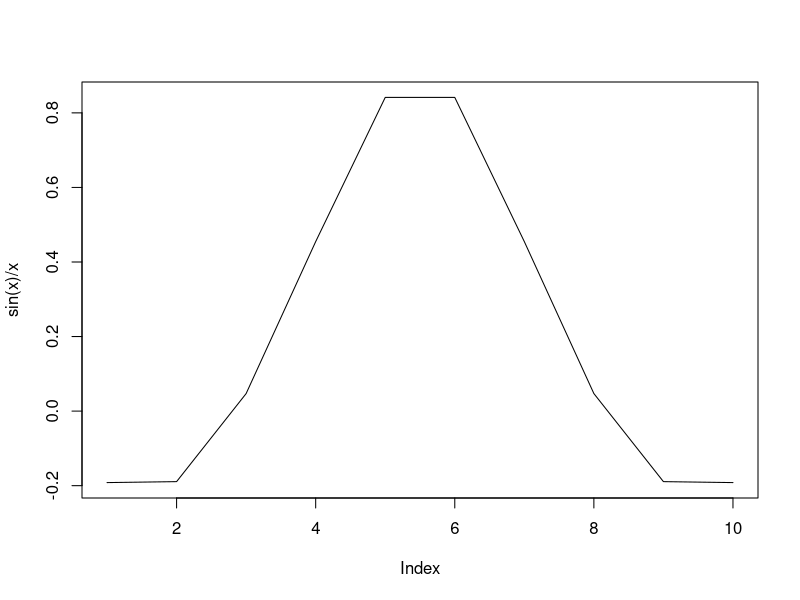
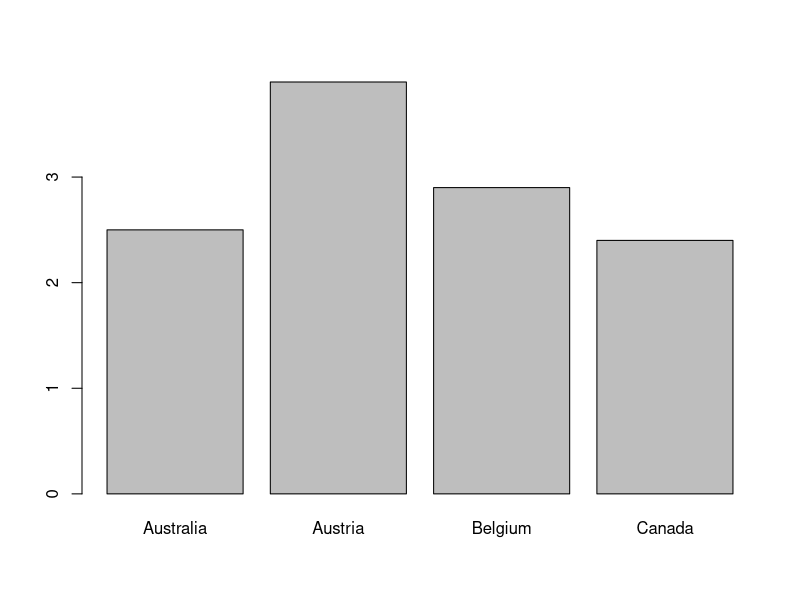

Write the R code that produced these figures, in order.
##PARTE A: Expressões Aritméticas e Lógicas, Funções no R, Vetores, Gráficos com Vetores

#A.1
sqrt(100000 - 3 * 4.5^4)
sqrt(100-5^3)

#A.2
x<-3
y<-2
z<--5
f <- x^3 - 2*x*(y^2) + 3*z + z^2
print(f)

#A.3
x<- c(F,F,T,T)
y<- c(F,T,F,T)
print(x|y)

x<-TRUE
y<-FALSE
print((x & y) | (! (x & y )))

#A.4
x<-T
y<-F
z<-7
w<-1.5
e <- (x & y) | (sqrt(z/2) <= w)
print(e)

#A.5
x<- seq(-2,1999,by = 5)
y <- x>0
y
w<-!y
w

#A.6
x<-c(1:10)
y<-c(5:15)
intersect(x,y)

#A.7
K<-7381
x<-c(1:K)
divisivel_3 <- x%%3 == 0
nao_divisivel_5 <- x%%5 != 0
length(x[divisivel_3==T & nao_divisivel_5==T])

#A.8
x<- sqrt(seq(11,99,2))
x

#A.9
x<-c(43,25,44,36,37,40,43,40,32)
mean(x)

#A.10
x <- seq(-5,5)
x<- x[x != 0]
plot(sin(x)/x, type = 'l')

#A.11
x <-c('Australia','Austria','Belgium','Canada')
y <- c(2.5,3.9,2.9,2.4)
names(y)<- x
mean(y)
barplot(y)